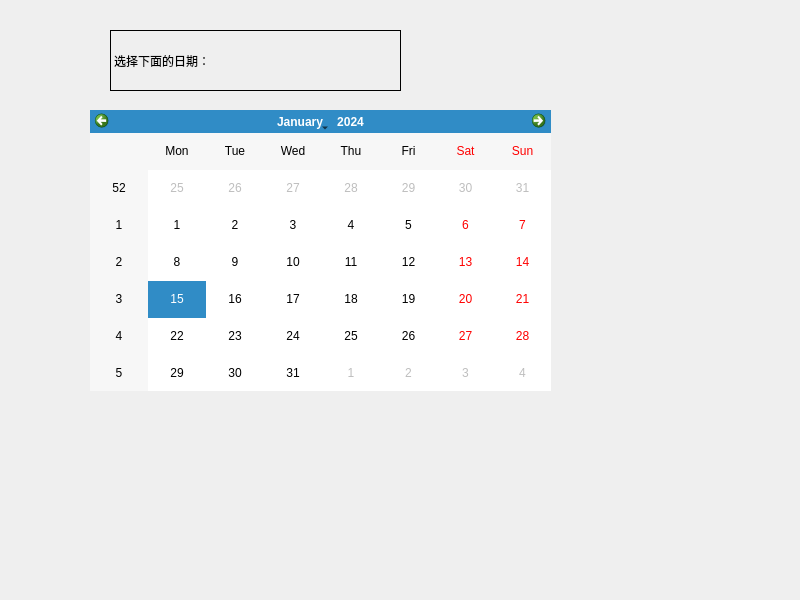
<?xml version="1.0" encoding="UTF-8"?>
<ui version="4.0">
 <class>Widget</class>
 <widget class="QWidget" name="Widget">
  <property name="geometry">
   <rect>
    <x>0</x>
    <y>0</y>
    <width>800</width>
    <height>600</height>
   </rect>
  </property>
  <property name="windowTitle">
   <string>Widget</string>
  </property>
  <widget class="QCalendarWidget" name="calendarWidget">
   <property name="geometry">
    <rect>
     <x>90</x>
     <y>110</y>
     <width>461</width>
     <height>281</height>
    </rect>
   </property>
  </widget>
  <widget class="QLabel" name="label">
   <property name="geometry">
    <rect>
     <x>110</x>
     <y>30</y>
     <width>291</width>
     <height>61</height>
    </rect>
   </property>
   <property name="frameShape">
    <enum>QFrame::Box</enum>
   </property>
   <property name="frameShadow">
    <enum>QFrame::Plain</enum>
   </property>
   <property name="text">
    <string>选择下面的日期：</string>
   </property>
  </widget>
 </widget>
 <resources/>
 <connections/>
</ui>
